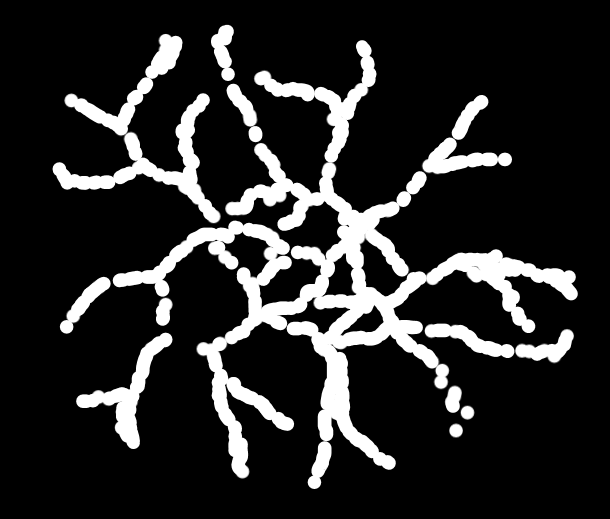
#> input picture 20250212/model5.png, 610 x 519 px
$ jupyter execute --allow-errors Sample_Code_GitHub_20250212.ipynb   (shell and % lines are left out)
#> lines starting #> are read from the running program, lines starting #| are printed output that depends on the picture; after the words box and inside, x2 and y2 are one past the last pixel; in counts of white or black regions, pixels touching at a corner belong together
[cell 1]
import numpy as np
import cv2
from matplotlib import pyplot as plt
import math
import homcloud.interface as hc
from scipy.spatial import ConvexHull

### First, we read the image of a branch structure.

[cell 2]
####Read the image
img = cv2.imread("model5.png", cv2.IMREAD_UNCHANGED)
#> img is the input picture: shape (519, 610, 4); mean B, G, R, A 40.4, 40.4, 40.4, 255
ret, img_binary1 = cv2.threshold(img, 50, 255,cv2.THRESH_BINARY)
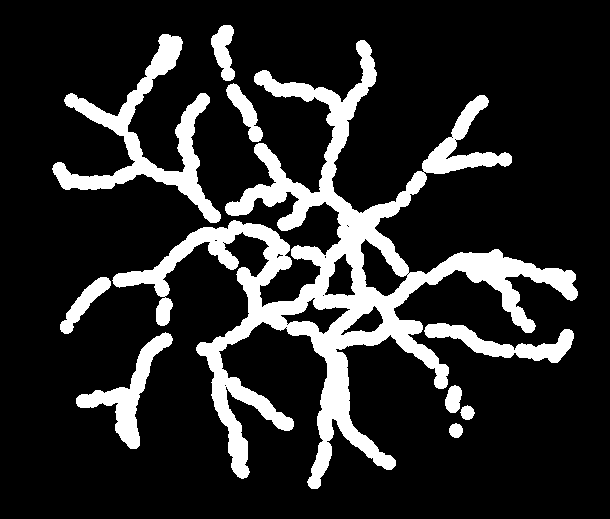
#> img_binary1: shape (519, 610, 4); mean B, G, R, A 42.4, 42.4, 42.4, 255
plt.imshow(img_binary1[:,:,0],cmap='gray')
plt.show()
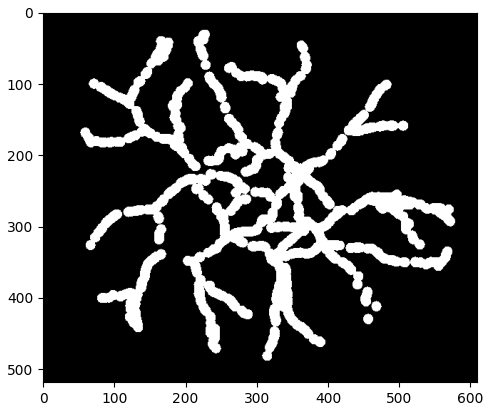
#> figure drawn by matplotlib, 1 panel

### We make two images, one is the original and the other is the original+points on the boundary of convex hull.
### $\texttt{dist}$ is the interval of the points plotted on the boundary of convex hull. Tuning this will change the internal and external structures.

[cell 3]
####Plot points on the boundary of Convex Hull
img_binary=img_binary1[:,:,0]
#> img_binary: shape (519, 610); 16.6% white; 10 white regions, largest, box (x1, y1, x2, y2) and area: (112, 40, 578, 489) 37303, (52, 34, 221, 223) 7020, (76, 332, 173, 449) 2741
I=np.nonzero(img_binary)
#> I = 52593 positions, rows 25 to 488, columns 52 to 577
points=np.transpose(np.array([I[0],I[1]]))
#> points = 52593 pairs, first value 25 to 488, second value 52 to 577
hull = ConvexHull(points)
points = hull.points
hull_points = points[hull.vertices]
#> hull_points = 27 pairs, first value 25 to 488, second value 52 to 577
hp = np.vstack((hull_points, hull_points[0]))
#> hp = 28 pairs, first value 25 to 488, second value 52 to 577
convhull=[]
dist=20###the interval of the points plotted on the boundary of Convex Hull
for i in range (0,len(hp)-1):
    np.random.seed(23)
    X=hp[i]
    Y=hp[i+1]
    XYdist=math.sqrt(np.sum(np.square(X-Y)))
    number=int(XYdist/dist)
    for j in range (1,number):
        noise=np.random.rand(2)###We add noise for the persistent homology calculation.
        Z=((j*Y+(number-j)*X)/number)+noise
        Z=Z.tolist()
        convhull.append(Z)
#> this loop made 27 passes
#> (X, Y, XYdist, number) on passes 1 to 12: ([95, 484], [40, 364], 132, 6), ([40, 364], [25, 230], 134.8, 6), ([25, 230], [25, 223], 7, 0), ([25, 223], [34, 162], 61.66, 3), ([34, 162], [95, 66], 113.7, 5), ([95, 66], [99, 64], 4.47, 0), ([99, 64], [168, 52], 70.04, 3), ([168, 52], [169, 52], 1, 0), ([169, 52], [329, 60], 160.2, 8), ([329, 60], [403, 76], 75.71, 3), ([403, 76], [405, 77], 2.24, 0), ([405, 77], [406, 78], 1.41, 0)
#> after the loop, convhull = 53 pairs, first value 28.12 to 485.4, second value 53.95 to 575.9
convhull=np.array(convhull)
allpoints=np.vstack((points,convhull))
#> allpoints = 52646 pairs, first value 25 to 488, second value 52 to 577
print("original+convhull")
plt.figure(figsize=(5,5))
plt.scatter(allpoints[:,0], allpoints[:,1])
plt.show()
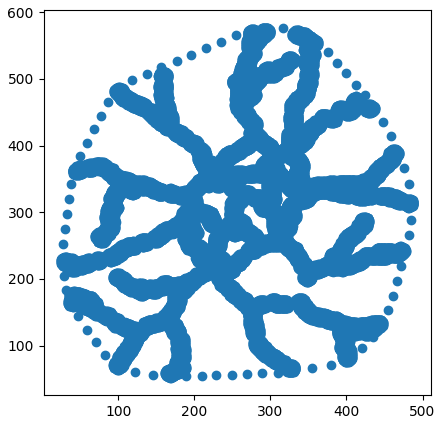
#> figure drawn by matplotlib, 1 panel
print("original")
plt.figure(figsize=(5,5))
plt.scatter(points[:,0], points[:,1])
plt.show()
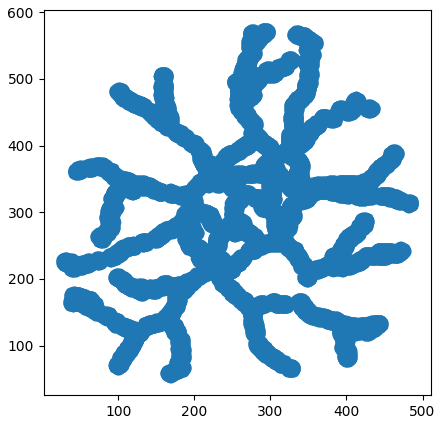
#> figure drawn by matplotlib, 1 panel

### Now, we calculate persistent homology of the two images above.
### Internal structure is the intersection of the two results and External structure is the difference.

[cell 4]
####Calculate persistent homology with the original image plus points on Convex Hull
hc.PDList.from_alpha_filtration(allpoints,save_to="pointcloud.pdgm",save_boundary_map=True,no_squared=True)
#> (this line was passed over: homcloud is not available in this run)
